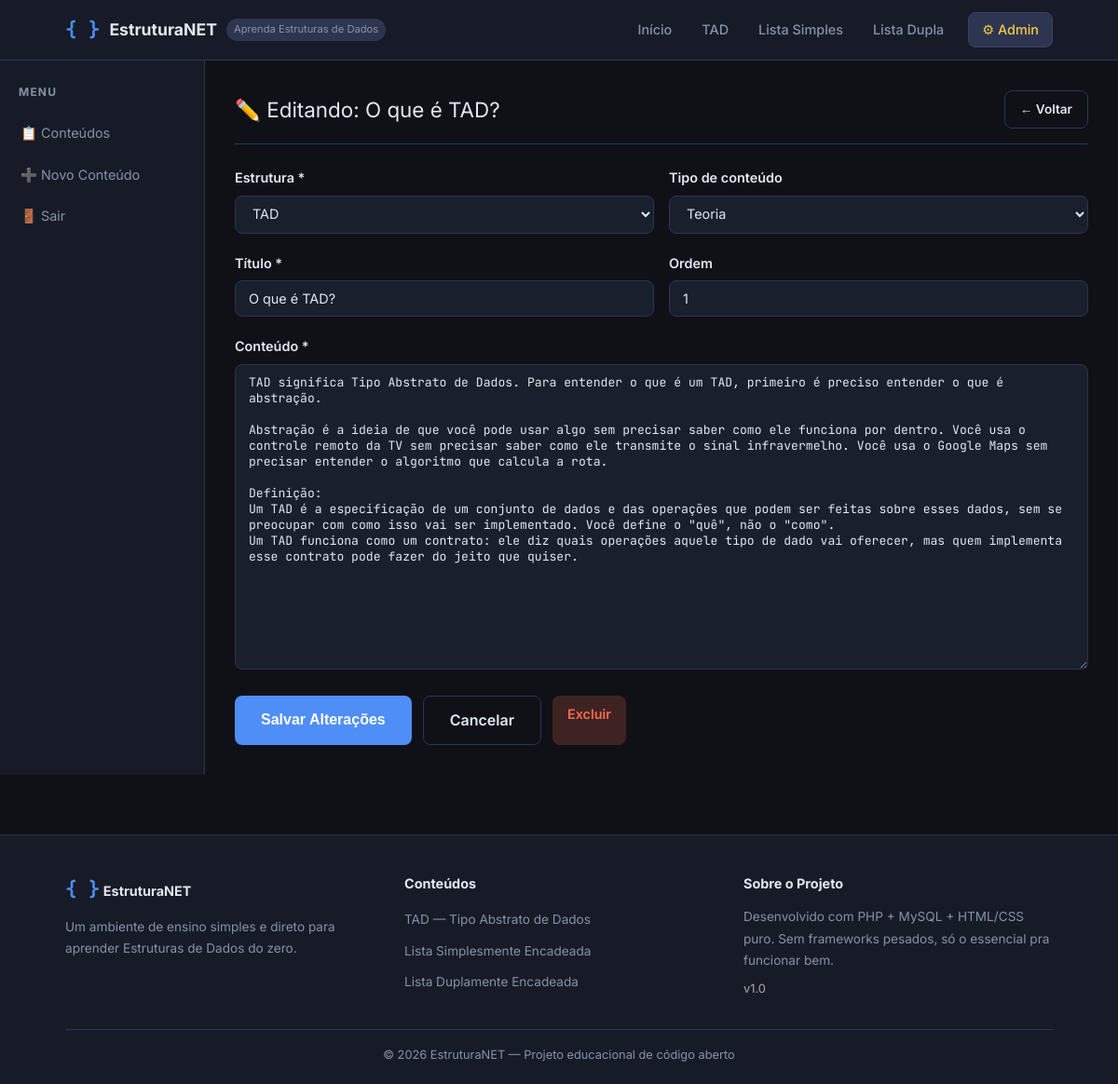
Page /admin/editar.php?id=8 (signed in) on the committed database.
### tables this page shows
CREATE TABLE `conteudos` (
  `id` int(11) NOT NULL,
  `estrutura` enum('tad','lista_simples','lista_dupla') NOT NULL COMMENT 'Qual estrutura esse conteúdo pertence',
  `tipo` enum('teoria','exemplo','codigo','dica','exercicio') NOT NULL DEFAULT 'teoria',
  `titulo` varchar(255) NOT NULL COMMENT 'Título do bloco de conteúdo',
  `conteudo` text NOT NULL COMMENT 'Corpo do conteúdo (HTML básico permitido)',
  `ordem` int(11) NOT NULL DEFAULT 10 COMMENT 'Ordem de exibição (menor = primeiro)',
  `ativo` tinyint(1) NOT NULL DEFAULT 1 COMMENT '1=ativo, 0=inativo',
  `criado_em` datetime NOT NULL DEFAULT current_timestamp(),
  `editado_em` datetime NOT NULL DEFAULT current_timestamp() ON UPDATE current_timestamp()
);

### admin/editar.php (the view, shortened to what this page needs)
<?php
$id       = (int)($_GET['id'] ?? 0);
$conexao  = conectar();
$stmt = $conexao->prepare("SELECT * FROM conteudos WHERE id = ?");
$stmt->bind_param('i', $id);
$stmt->execute();
$res  = $stmt->get_result();
$item = $res->fetch_assoc();
require_once '../includes/header.php';
$dados = $_SERVER['REQUEST_METHOD'] === 'POST' ? $_POST : $item;
?>
<div class="admin-layout">
    <aside class="admin-sidebar">
        <h4>Menu</h4>
        <a href="painel.php">📋 Conteúdos</a>
        <a href="novo.php">➕ Novo Conteúdo</a>
        <a href="logout.php">🚪 Sair</a>
    </aside>
    <div class="admin-conteudo">
        <div class="admin-titulo">
            <span>✏️ Editando: <?= htmlspecialchars($item['titulo']) ?></span>
            <a href="painel.php" class="btn-secundario" style="font-size:0.85rem;padding:8px 16px;">← Voltar</a>
        </div>
        <form method="POST" action="">
            <div class="form-linha">
                <div class="form-grupo">
                    <label>Estrutura *</label>
                    <select name="estrutura" required>
                        <option value="tad"          <?= $dados['estrutura'] === 'tad'          ? 'selected' : '' ?>>TAD</option>
                    </select>
                </div>
                <div class="form-grupo">
                    <label>Tipo de conteúdo</label>
                    <select name="tipo">
                        <?php foreach (['teoria','exemplo','codigo','dica','exercicio'] as $t): ?>
                        <option value="<?= $t ?>" <?= $dados['tipo'] === $t ? 'selected' : '' ?>>
                            <?= ucfirst($t) ?>
                        </option>
                        <?php endforeach; ?>
                    </select>
                </div>
            </div>
            <div class="form-linha">
                <div class="form-grupo">
                    <label>Título *</label>
                    <input type="text" name="titulo" value="<?= htmlspecialchars($dados['titulo']) ?>" required>
                </div>
                <div class="form-grupo">
                    <label>Ordem</label>
                    <input type="number" name="ordem" value="<?= $dados['ordem'] ?>" min="1" max="999">
                </div>
            </div>
            <div class="form-grupo">
                <label>Conteúdo *</label>
                <textarea name="conteudo" rows="18"><?= htmlspecialchars($dados['conteudo']) ?></textarea>
            </div>
            <div style="display:flex;gap:12px;">
                <button type="submit" class="btn-primario">Salvar Alterações</button>
                <a href="painel.php" class="btn-secundario">Cancelar</a>
                <a href="excluir.php?id=<?= $id ?>" class="btn-excluir btn-confirmar-excluir"
                   style="padding:8px 16px;border-radius:var(--raio);font-size:0.9rem;">
                    Excluir
                </a>
            </div>
        </form>
    </div>
</div>
<?php require_once '../includes/footer.php'; ?>

### assets/css/estilo.css (style rules this page uses)
:root { --cor-fundo: #0f1117; --cor-fundo2: #161b27; --cor-card: #1e2535; --cor-borda: #2d3550; --cor-primaria: #4f8ef7; --cor-secundaria: #7c5cbf; --cor-verde: #3ecf8e; --cor-amarelo: #f7c948; --cor-vermelho: #f76b4f; --cor-texto: #e2e8f0; --cor-texto-suave: #8892a4; --cor-codigo: #1a1f2e; --fonte-texto: 'Inter', sans-serif; --fonte-codigo: 'JetBrains Mono', monospace; --raio: 8px; --sombra: 0 2px 12px rgba(0,0,0,0.3); }
* { box-sizing: border-box; margin: 0; padding: 0; }
html { scroll-behavior: smooth; }
body { font-family: var(--fonte-texto); background: var(--cor-fundo); color: var(--cor-texto); line-height: 1.7; font-size: 16px; }
a { color: var(--cor-primaria); text-decoration: none; transition: color 0.2s; }
.btn-primario { display: inline-block; background: var(--cor-primaria); color: #fff !important; padding: 12px 28px; border-radius: var(--raio); font-weight: 600; font-size: 1rem; transition: all 0.2s; border: none; cursor: pointer; }
.btn-secundario { display: inline-block; background: transparent; color: var(--cor-texto) !important; padding: 12px 28px; border-radius: var(--raio); font-weight: 600; font-size: 1rem; transition: all 0.2s; border: 1px solid var(--cor-borda); cursor: pointer; }
.admin-layout { display: grid; grid-template-columns: 220px 1fr; gap: 0; min-height: calc(100vh - 64px); }
.admin-sidebar { background: var(--cor-fundo2); border-right: 1px solid var(--cor-borda); padding: 24px 0; }
.admin-sidebar h4 { padding: 0 20px 12px; font-size: 0.75rem; text-transform: uppercase; letter-spacing: 0.1em; color: var(--cor-texto-suave); }
.admin-sidebar a { display: block; padding: 10px 20px; color: var(--cor-texto-suave); font-size: 0.9rem; transition: all 0.2s; border-left: 2px solid transparent; }
.admin-conteudo { padding: 32px; }
.admin-titulo { font-size: 1.4rem; margin-bottom: 24px; padding-bottom: 16px; border-bottom: 1px solid var(--cor-borda); display: flex; align-items: center; justify-content: space-between; gap: 16px; }
.form-grupo { margin-bottom: 20px; }
.form-grupo label { display: block; font-size: 0.9rem; font-weight: 600; margin-bottom: 6px; color: var(--cor-texto); }
.form-grupo input, .form-grupo select, .form-grupo textarea { width: 100%; background: var(--cor-codigo); border: 1px solid var(--cor-borda); border-radius: var(--raio); padding: 10px 14px; color: var(--cor-texto); font-family: var(--fonte-texto); font-size: 0.9rem; transition: border-color 0.2s; }
.form-grupo textarea { font-family: var(--fonte-codigo); font-size: 0.82rem; resize: vertical; min-height: 200px; }
.form-linha { display: grid; grid-template-columns: 1fr 1fr; gap: 16px; }
.btn-editar, .btn-excluir, .btn-ver { padding: 5px 12px; border-radius: 5px; font-size: 0.8rem; font-weight: 600; border: none; cursor: pointer; text-decoration: none; transition: all 0.2s; display: inline-block; }
.btn-excluir { background: rgba(247,107,79,0.2); color: var(--cor-vermelho); }

### rows in the picture
conteudos: titulo "O que é TAD?", estrutura "TAD", tipo "Teoria", ordem "1", conteudo "TAD significa Tipo Abstrato de Dados. Para entender o que é um TAD, primeiro é preciso entender o que é abstração. Abstração é a ideia de que você pode usar algo sem precisar saber como ele funciona por dentro. Você usa o controle remoto da TV sem precisar saber como ele transmite o sinal infravermelho. Você usa o Google Maps sem precisar entender o algoritmo que calcula a rota. Definição: Um TAD é a especificação de um conjunto de dados e das operações que podem ser feitas sobre esses dados, sem se preocupar com como isso vai ser implementado. Você define o \"quê\", não o \"como\". Um TAD funciona como um contrato: ele diz quais operações aquele tipo de dado vai oferecer, mas quem implementa…"

### other values in the picture
SITE_NOME "EstruturaNET"
SITE_VERSAO "1.0"
